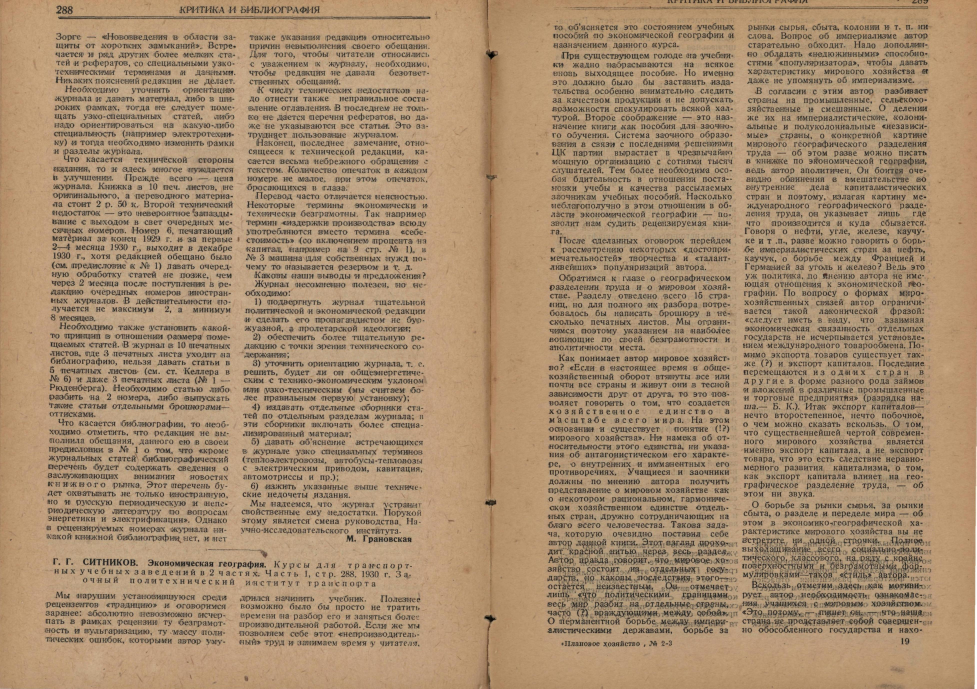
#> input picture tests/ПХ_1931_02_03_кадры_с_просвечивающей_бумагой/02-03_0146.jpg, 3905 x 2754 px (shown at 1/4 size)
$ python -i select_best_raws.py   (imports and definitions only)   (older library calls are emulated)
#> lines starting #> are read from the running program, lines starting #| are printed output that depends on the picture
#!/usr/bin/env python3
# /// script
# requires-python = ">=3.11"
# dependencies = [
#     "rawpy",
#     "imagededup",
#     "numpy",
#     "Pillow",
#     "opencv-python-headless<5",  # в OpenCV 5 нет cv2.AKAZE_create
#     "click",
#     "tqdm",
#     "torch",
# ]
# ///
"""Выбирает самый резкий RAF-файл из каждой группы дубликатов."""

import io
import shutil
import tempfile
from dataclasses import dataclass
from enum import Enum
from pathlib import Path

import click
import cv2
import numpy as np
import rawpy
from PIL import Image, ImageOps
from tqdm import tqdm


class Method(str, Enum):
    CNN = "cnn"
    LOCAL = "local"


class Mode(str, Enum):
    """Режим работы скрипта.

    COPY — копировать лучший файл из каждой группы в выходную папку.
    REPORT — ничего не копировать, только напечатать отчёт по группам дубликатов
    (группы из одного файла в отчёт не попадают).
    """

    COPY = "copy"
    REPORT = "report"


@dataclass
class FolderResult:
    """Итог поиска дубликатов в одной папке: группы кадров и резкость каждого кадра."""

    # Группы имён (stem + ".jpg"); одиночные кадры — группы из одного элемента
    groups: list[list[str]]
    # Резкость (lapvar) по имени кадра
    sharpness: dict[str, float]
    # Исходный RAF-файл по имени кадра
    raf_by_jpeg: dict[str, Path]


# [48 lines left out: functions read_raf_image, compute_sharpness, not called in this run]


def compute_local_features(rgb: np.ndarray, max_width: int = 1024) -> tuple[list, np.ndarray | None]:
    """Вычисляет AKAZE-ключевые точки и дескрипторы центрального кропа.

    Извлекает центральный кроп размером 2/3 × 2/3 от исходного изображения,
    ресайзит его до max_width пикселей по ширине для ускорения детекции,
    затем вычисляет AKAZE-признаки. AKAZE выбран за скорость и устойчивость
    к изменениям освещения.

    Args:
        rgb: RGB-изображение в формате numpy.ndarray с shape (height, width, 3).
        max_width: Максимальная ширина изображения для детекции признаков.
            При 2944→1024 пикселей газетный текст остаётся читаемым,
            а скорость вырастает примерно в 8 раз.

    Returns:
        Кортеж из двух элементов:
            - list: Список ключевых точек cv2.KeyPoint.
            - np.ndarray | None: Массив дескрипторов shape (n_keypoints, 61) dtype uint8,
              или None, если ключевые точки не найдены.
    """
#> called with max_width = 1024
    h, w = rgb.shape[:2]
#> h = 2754; w = 3905
    ch, cw = h * 2 // 3, w * 2 // 3
#> ch = 1836; cw = 2603
    cy, cx = h // 2, w // 2
#> cy = 1377; cx = 1952
    crop = rgb[cy - ch // 2 : cy + ch // 2, cx - cw // 2 : cx + cw // 2]
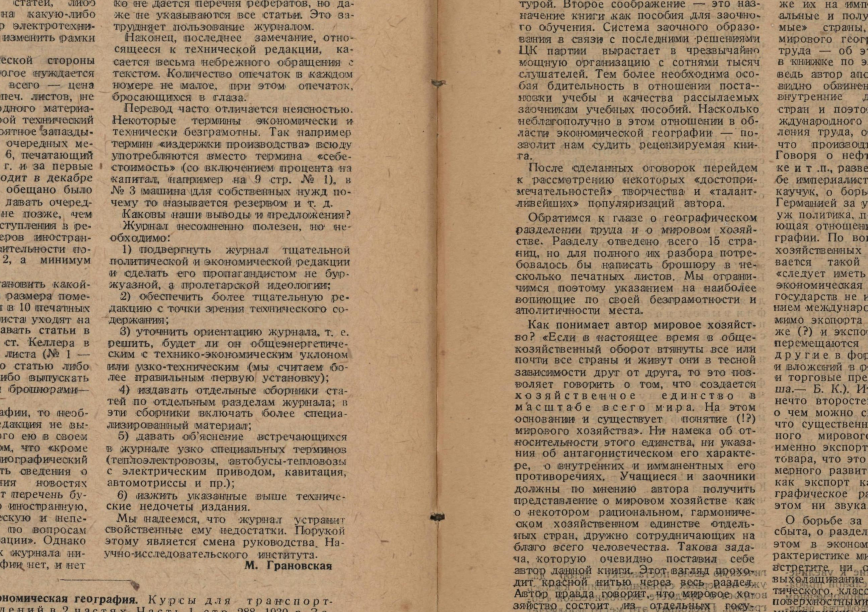
#> crop: shape (1836, 2602, 3) (shown at 1/3 size); mean R, G, B 164.8, 140.3, 112.4
    crop_h, crop_w = crop.shape[:2]
#> crop_h = 1836; crop_w = 2602
    if crop_w > max_width:
        crop = cv2.resize(crop, (max_width, int(crop_h * max_width / crop_w)))
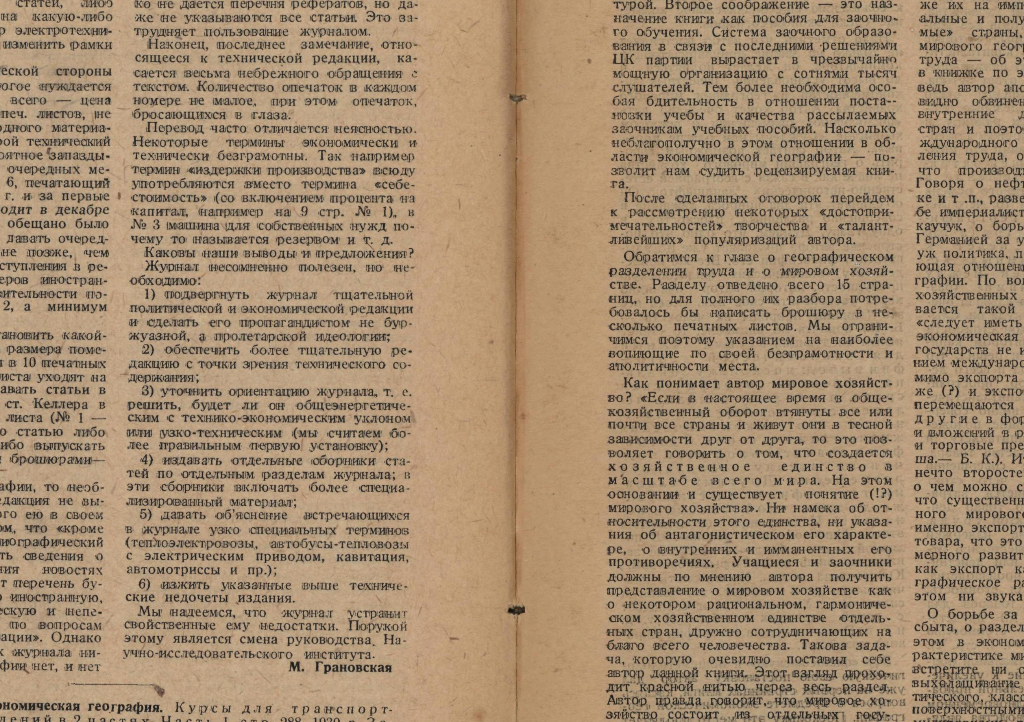
#> crop: shape (722, 1024, 3); mean R, G, B 164.6, 140.2, 112.3
    gray = cv2.cvtColor(crop, cv2.COLOR_RGB2GRAY)
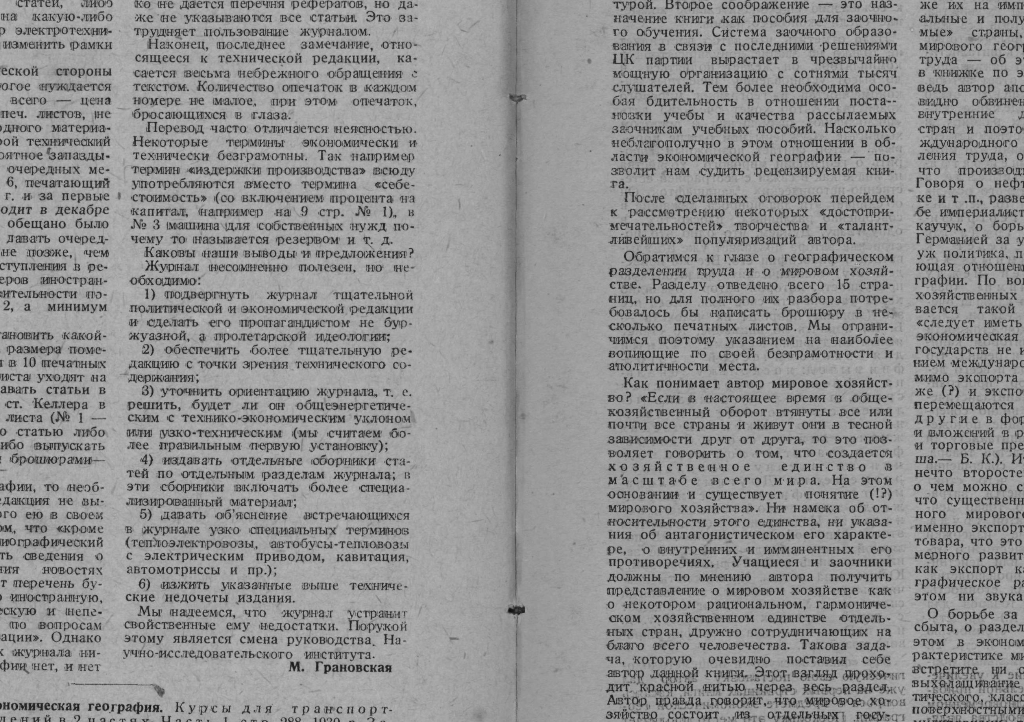
#> gray: shape (722, 1024); min 10, max 198, mean 144.4
    kp, desc = cv2.AKAZE_create().detectAndCompute(gray, None)
#> kp = 3570 keypoints; strongest (x, y, size): (294, 666, 5.7), (517, 610, 8.1), (516, 610, 11.4), (511, 610, 5.7)
    return kp, desc


# [524 lines left out: functions match_local_features, find_duplicates_local, filter_by_window, build_groups, find_raf_folders, analyze_folder and 3 more, not called in this run]


# [2 lines not run here, left out]

>>> import cv2
>>> picture = cv2.cvtColor(cv2.imread('tests/ПХ_1931_02_03_кадры_с_просвечивающей_бумагой/02-03_0146.jpg'), cv2.COLOR_BGR2RGB)
>>> result = compute_local_features(picture)

$ run again, on tests/ПХ_1931_02_03_кадры_с_просвечивающей_бумагой/02-03_0149.jpg
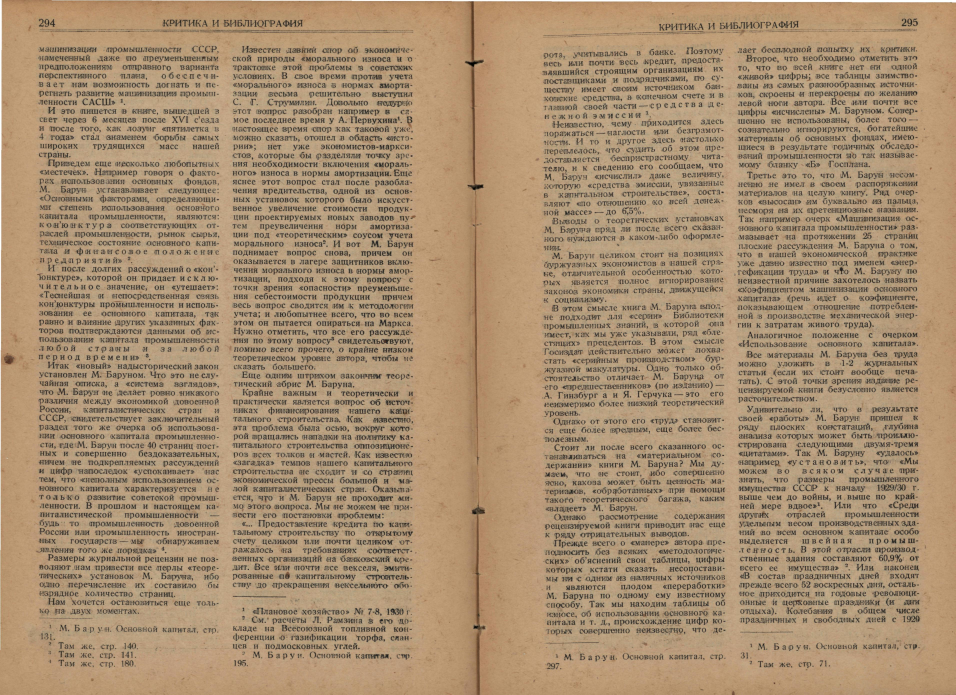
#> input picture tests/ПХ_1931_02_03_кадры_с_просвечивающей_бумагой/02-03_0149.jpg, 3822 x 2778 px (shown at 1/4 size)
#> in compute_local_features, `crop = cv2.resize(crop, (max_width, int(crop_h * max_width / crop_w)))`:
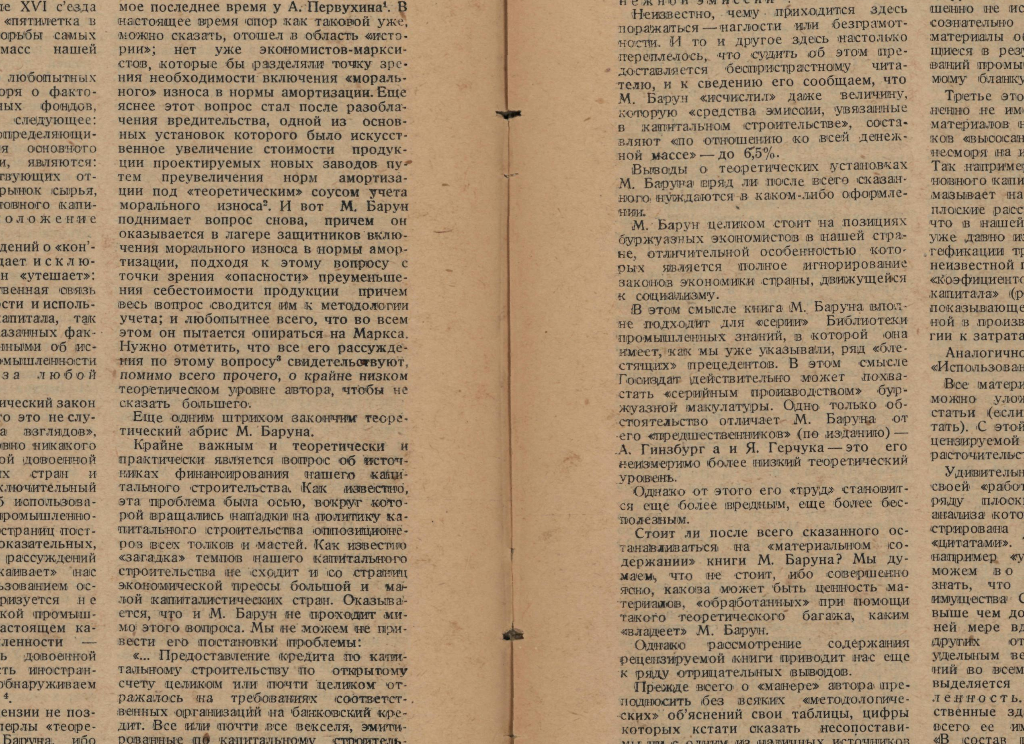
#> crop: shape (744, 1024, 3); mean R, G, B 165.8, 141.9, 113.1
#> in compute_local_features, `gray = cv2.cvtColor(crop, cv2.COLOR_RGB2GRAY)`:
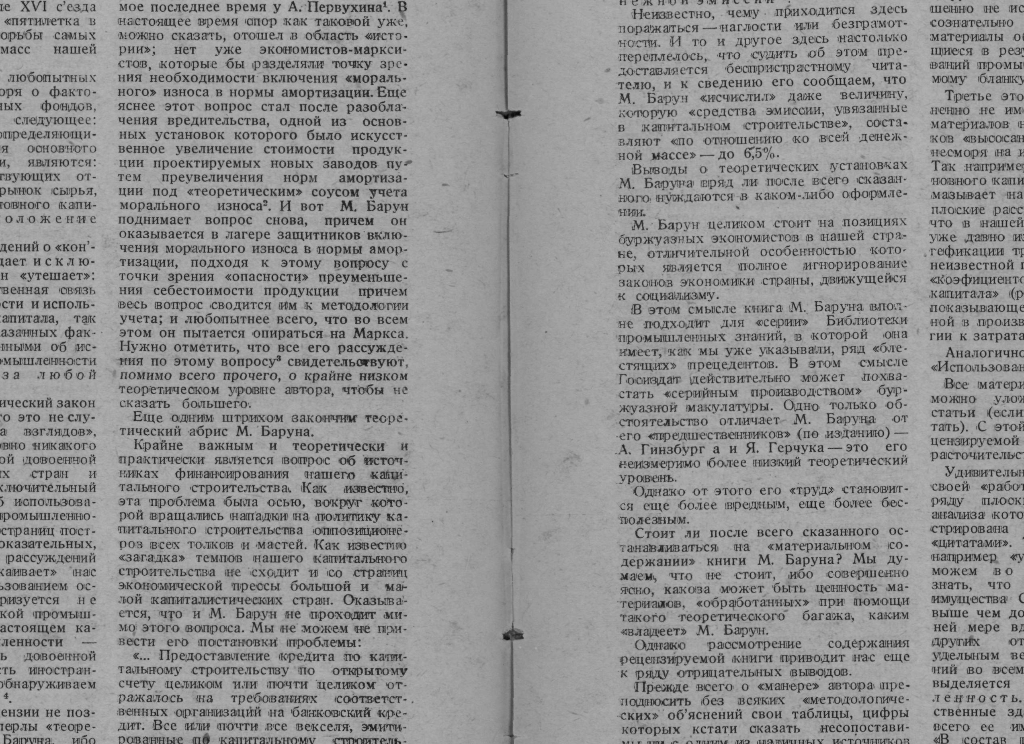
#> gray: shape (744, 1024); min 1, max 181, mean 145.8
#> kp = 3426 keypoints; strongest (x, y, size): (509, 114, 11.4), (507, 115, 8.1), (506, 636, 5.7), (516, 113, 5.7)

$ run again, on tests/ПХ_1931_02_03_кадры_с_просвечивающей_бумагой/02-03_0151.jpg
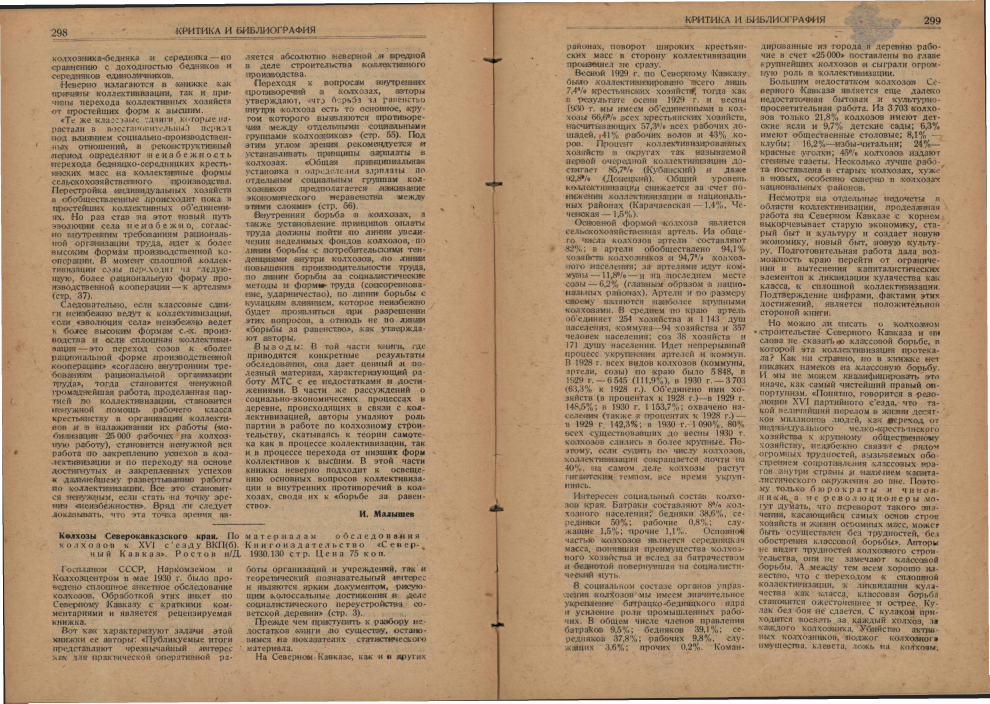
#> input picture tests/ПХ_1931_02_03_кадры_с_просвечивающей_бумагой/02-03_0151.jpg, 3957 x 2813 px (shown at 1/4 size)
#> in compute_local_features, `crop = cv2.resize(crop, (max_width, int(crop_h * max_width / crop_w)))`:
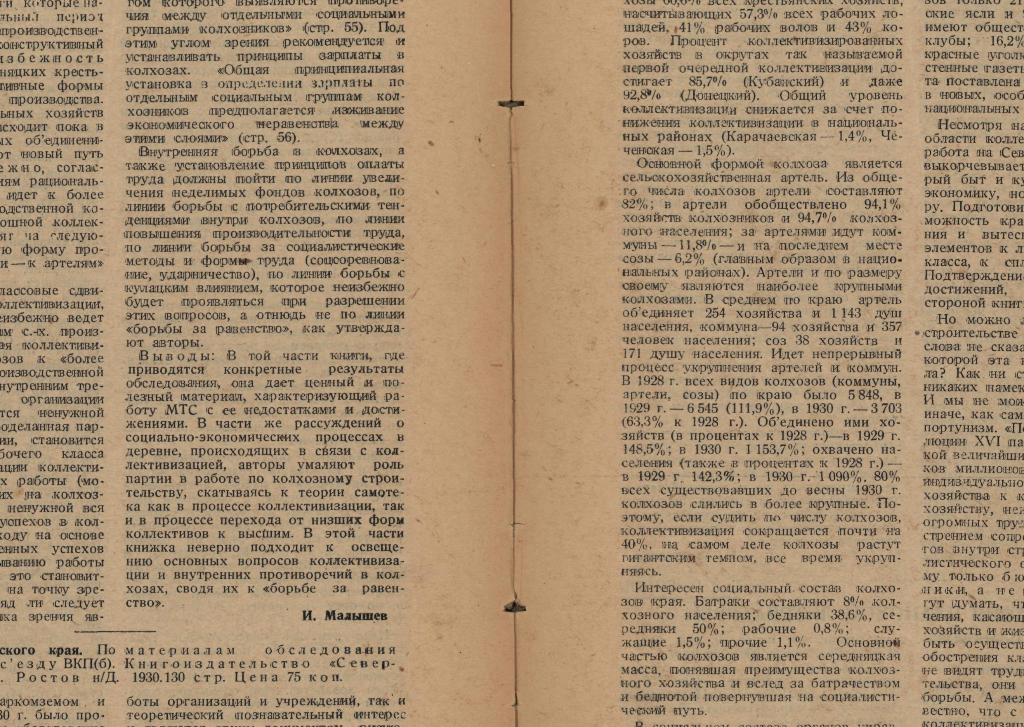
#> crop: shape (727, 1024, 3); mean R, G, B 167.8, 143.7, 114.7
#> in compute_local_features, `gray = cv2.cvtColor(crop, cv2.COLOR_RGB2GRAY)`:
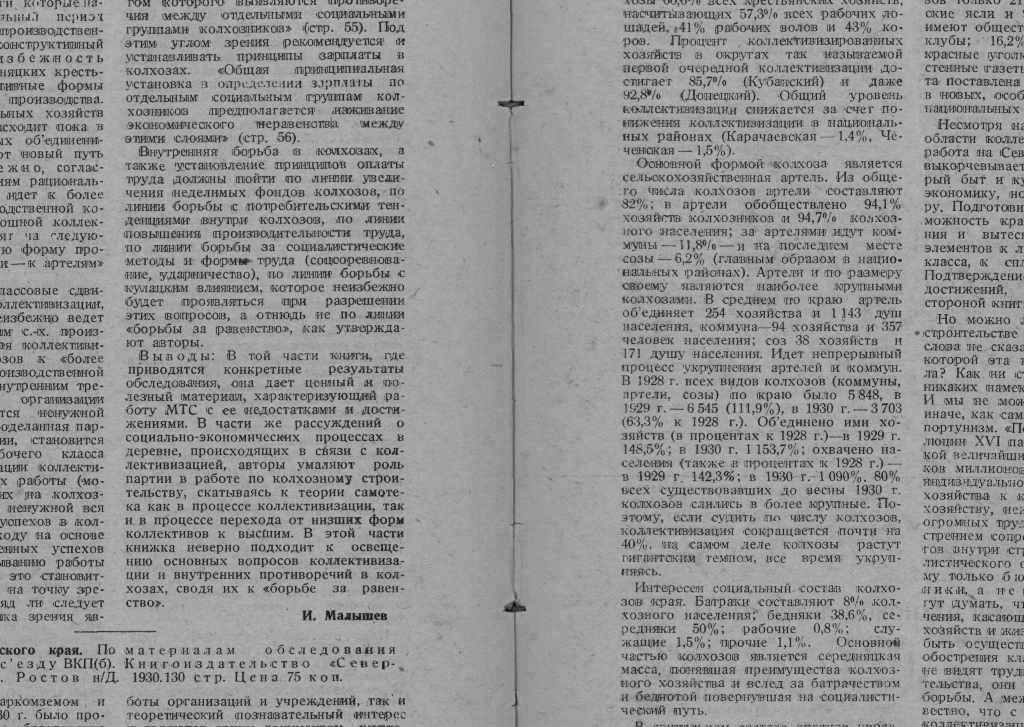
#> gray: shape (727, 1024); min 13, max 191, mean 147.6
#> kp = 3128 keypoints; strongest (x, y, size): (329, 614, 8.1), (307, 615, 8.1), (514, 606, 11.4), (513, 607, 8.1)
